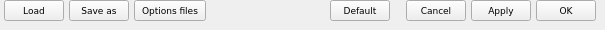
    <widget class="QWidget" name="widget" native="true">
     <property name="minimumSize">
      <size>
       <width>0</width>
       <height>25</height>
      </size>
     </property>
     <widget class="QPushButton" name="pbApply">
      <property name="geometry">
       <rect>
        <x>471</x>
        <y>0</y>
        <width>60</width>
        <height>21</height>
       </rect>
      </property>
      <property name="minimumSize">
       <size>
        <width>60</width>
        <height>21</height>
       </size>
      </property>
      <property name="maximumSize">
       <size>
        <width>45</width>
        <height>20</height>
       </size>
      </property>
      <property name="font">
       <font>
        <family>Verdana</family>
        <pointsize>7</pointsize>
       </font>
      </property>
      <property name="styleSheet">
       <string notr="true"/>
      </property>
      <property name="text">
       <string>Apply</string>
      </property>
      <property name="checkable">
       <bool>false</bool>
      </property>
      <property name="checked">
       <bool>false</bool>
      </property>
     </widget>
     <widget class="QPushButton" name="pbCancel">
      <property name="geometry">
       <rect>
        <x>406</x>
        <y>0</y>
        <width>60</width>
        <height>21</height>
       </rect>
      </property>
      <property name="minimumSize">
       <size>
        <width>60</width>
        <height>21</height>
       </size>
      </property>
      <property name="maximumSize">
       <size>
        <width>45</width>
        <height>20</height>
       </size>
      </property>
      <property name="font">
       <font>
        <family>Verdana</family>
        <pointsize>7</pointsize>
       </font>
      </property>
      <property name="styleSheet">
       <string notr="true"/>
      </property>
      <property name="text">
       <string>Cancel</string>
      </property>
      <property name="checkable">
       <bool>false</bool>
      </property>
      <property name="checked">
       <bool>false</bool>
      </property>
     </widget>
     <widget class="QPushButton" name="pbDefault">
      <property name="geometry">
       <rect>
        <x>330</x>
        <y>0</y>
        <width>60</width>
        <height>21</height>
       </rect>
      </property>
      <property name="minimumSize">
       <size>
        <width>60</width>
        <height>21</height>
       </size>
      </property>
      <property name="maximumSize">
       <size>
        <width>45</width>
        <height>20</height>
       </size>
      </property>
      <property name="font">
       <font>
        <family>Verdana</family>
        <pointsize>7</pointsize>
       </font>
      </property>
      <property name="styleSheet">
       <string notr="true"/>
      </property>
      <property name="text">
       <string>Default</string>
      </property>
      <property name="checkable">
       <bool>false</bool>
      </property>
      <property name="checked">
       <bool>false</bool>
      </property>
     </widget>
     <widget class="QPushButton" name="pbOK">
      <property name="geometry">
       <rect>
        <x>536</x>
        <y>0</y>
        <width>60</width>
        <height>21</height>
       </rect>
      </property>
      <property name="minimumSize">
       <size>
        <width>60</width>
        <height>21</height>
       </size>
      </property>
      <property name="maximumSize">
       <size>
        <width>45</width>
        <height>20</height>
       </size>
      </property>
      <property name="font">
       <font>
        <family>Verdana</family>
        <pointsize>7</pointsize>
       </font>
      </property>
      <property name="styleSheet">
       <string notr="true"/>
      </property>
      <property name="text">
       <string>OK</string>
      </property>
      <property name="checkable">
       <bool>false</bool>
      </property>
      <property name="checked">
       <bool>false</bool>
      </property>
     </widget>
     <widget class="QPushButton" name="pbLoad">
      <property name="geometry">
       <rect>
        <x>4</x>
        <y>0</y>
        <width>60</width>
        <height>21</height>
       </rect>
      </property>
      <property name="minimumSize">
       <size>
        <width>60</width>
        <height>21</height>
       </size>
      </property>
      <property name="maximumSize">
       <size>
        <width>45</width>
        <height>20</height>
       </size>
      </property>
      <property name="font">
       <font>
        <family>Verdana</family>
        <pointsize>7</pointsize>
       </font>
      </property>
      <property name="styleSheet">
       <string notr="true"/>
      </property>
      <property name="text">
       <string>Load</string>
      </property>
      <property name="checkable">
       <bool>false</bool>
      </property>
      <property name="checked">
       <bool>false</bool>
      </property>
     </widget>
     <widget class="QPushButton" name="pbSaveAs">
      <property name="geometry">
       <rect>
        <x>69</x>
        <y>0</y>
        <width>60</width>
        <height>21</height>
       </rect>
      </property>
      <property name="minimumSize">
       <size>
        <width>60</width>
        <height>21</height>
       </size>
      </property>
      <property name="maximumSize">
       <size>
        <width>45</width>
        <height>20</height>
       </size>
      </property>
      <property name="font">
       <font>
        <family>Verdana</family>
        <pointsize>7</pointsize>
       </font>
      </property>
      <property name="styleSheet">
       <string notr="true"/>
      </property>
      <property name="text">
       <string>Save as</string>
      </property>
      <property name="checkable">
       <bool>false</bool>
      </property>
      <property name="checked">
       <bool>false</bool>
      </property>
     </widget>
     <widget class="QPushButton" name="pbLog">
      <property name="geometry">
       <rect>
        <x>134</x>
        <y>0</y>
        <width>72</width>
        <height>21</height>
       </rect>
      </property>
      <property name="minimumSize">
       <size>
        <width>71</width>
        <height>21</height>
       </size>
      </property>
      <property name="maximumSize">
       <size>
        <width>10000</width>
        <height>20</height>
       </size>
      </property>
      <property name="font">
       <font>
        <family>Verdana</family>
        <pointsize>7</pointsize>
       </font>
      </property>
      <property name="styleSheet">
       <string notr="true"/>
      </property>
      <property name="text">
       <string>Options files</string>
      </property>
      <property name="checkable">
       <bool>false</bool>
      </property>
      <property name="checked">
       <bool>false</bool>
      </property>
     </widget>
    </widget>
